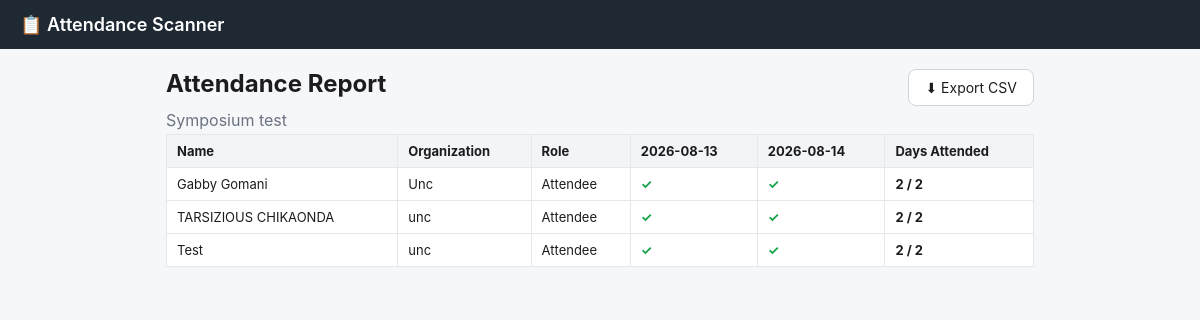
The app's page /meetings/1/report, older data.
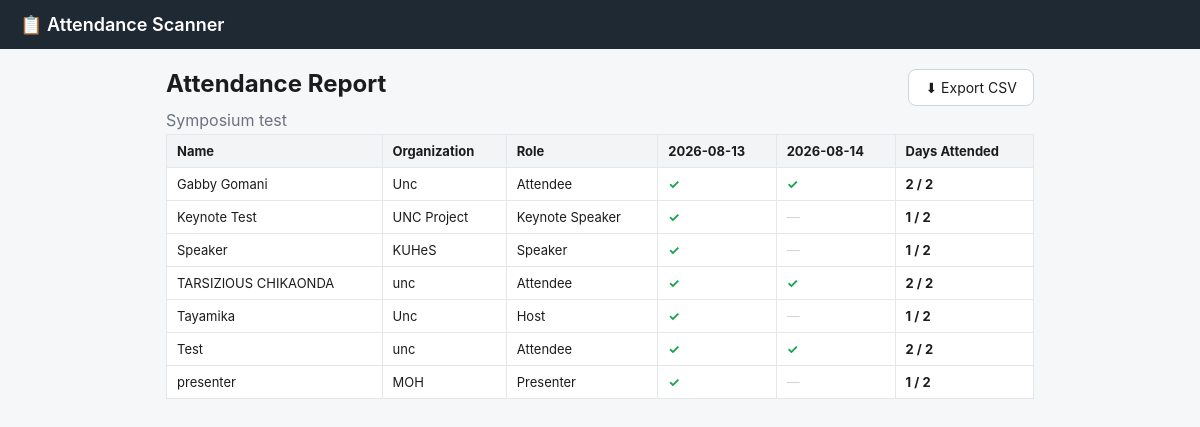
The same page, newer data.
### tables this page shows
CREATE TABLE participants (
            id INTEGER PRIMARY KEY AUTOINCREMENT,
            meeting_id INTEGER NOT NULL REFERENCES meetings(id) ON DELETE CASCADE,
            name TEXT NOT NULL,
            organization TEXT,
            code TEXT NOT NULL UNIQUE,   -- what's encoded in the QR
            created_at TEXT NOT NULL
        , role TEXT NOT NULL DEFAULT 'Attendee');

### app.py (the view)
@app.route("/meetings/<int:meeting_id>/report")
def report(meeting_id):
    meeting = get_meeting_or_404(meeting_id)
    db = get_db()
    days = daterange(meeting["start_date"], meeting["end_date"])
    participants = db.execute(
        "SELECT * FROM participants WHERE meeting_id = ? ORDER BY name", (meeting_id,)
    ).fetchall()
    attendance_rows = db.execute(
        "SELECT participant_id, date FROM attendance WHERE meeting_id = ?", (meeting_id,)
    ).fetchall()
    attended = {}  # participant_id -> set of dates
    for row in attendance_rows:
        attended.setdefault(row["participant_id"], set()).add(row["date"])
    table = []
    for p in participants:
        p_attended = attended.get(p["id"], set())
        table.append(
            {
                "participant": p,
                "flags": [d in p_attended for d in days],
                "total": len(p_attended),
            }
        )
    return render_template(
        "report.html", meeting=meeting, days=days, table=table
    )

### app.py (called while the page is built)
def get_db():
    if "db" not in g:
        g.db = sqlite3.connect(DB_PATH)
        g.db.row_factory = sqlite3.Row
        g.db.execute("PRAGMA foreign_keys = ON")
    return g.db

def daterange(start_date: str, end_date: str):
    start = datetime.strptime(start_date, "%Y-%m-%d").date()
    end = datetime.strptime(end_date, "%Y-%m-%d").date()
    days = []
    d = start
    while d <= end:
        days.append(d.isoformat())
        d += timedelta(days=1)
    return days

def get_meeting_or_404(meeting_id):
    db = get_db()
    meeting = db.execute("SELECT * FROM meetings WHERE id = ?", (meeting_id,)).fetchone()
    if meeting is None:
        abort(404)
    return meeting

### templates/report.html (shortened to what this page needs)
{% extends "base.html" %}
{% block content %}
  <div class="page-header">
    <h1>Attendance Report</h1>
    <a class="btn" href="{{ url_for('report_csv', meeting_id=meeting['id']) }}">⬇ Export CSV</a>
  </div>
  <p class="card-sub">{{ meeting['name'] }}</p>
  {% if table %}
    <div class="table-scroll">
      <table class="table">
        <thead>
          <tr>
            <th>Name</th>
            <th>Organization</th>
            <th>Role</th>
            {% for d in days %}<th>{{ d }}</th>{% endfor %}
            <th>Days Attended</th>
          </tr>
        </thead>
        <tbody>
          {% for row in table %}
            <tr>
              <td>{{ row.participant['name'] }}</td>
              <td>{{ row.participant['organization'] or '—' }}</td>
              <td>{{ row.participant['role'] }}</td>
              {% for flag in row.flags %}
                <td class="{{ 'flag-yes' if flag else 'flag-no' }}">{{ '✓' if flag else '—' }}</td>
              {% endfor %}
              <td><strong>{{ row.total }} / {{ days|length }}</strong></td>
            </tr>
          {% endfor %}
        </tbody>
      </table>
    </div>
  {% else %}
    <p class="empty">No participants added yet.</p>
  {% endif %}
{% endblock %}

Row changes from the older to the newer data that the page shows:
added participants: participant.name "Keynote Test", organization "UNC Project", participant.role "Keynote Speaker"
added participants: participant.name "Speaker", organization "KUHeS", participant.role "Speaker"
added participants: participant.name "Tayamika", organization "Unc", participant.role "Host"
added participants: participant.name "presenter", organization "MOH", participant.role "Presenter"
Text that changed along with them:
new list line: "✓ — 1 / 2"
